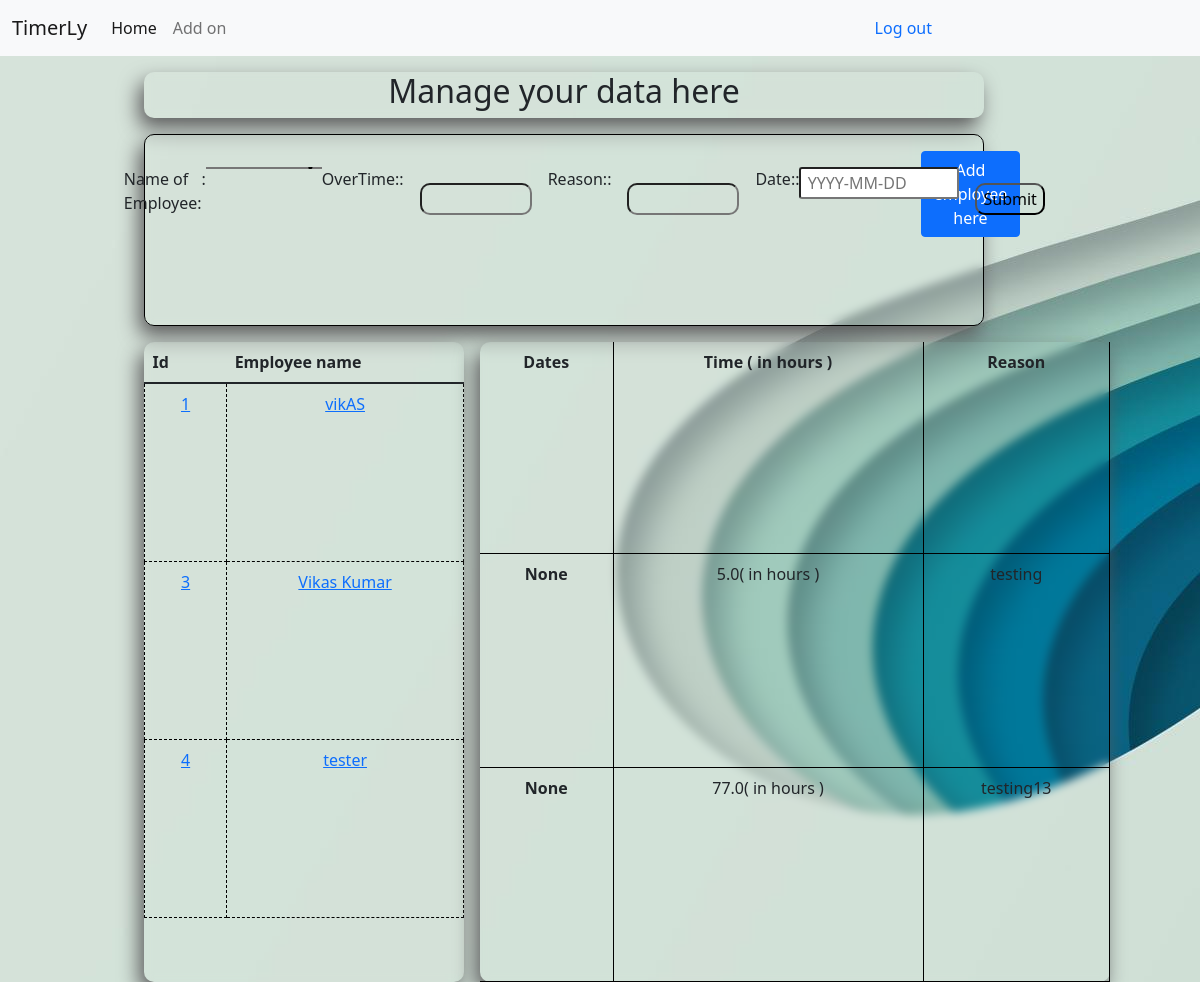
Screenshot of /add_ex/1 (signed in) with the database file from the repository.
### working/models.py (models this page shows, shortened)
class Employee(models.Model):
    user = models.ForeignKey(User, null = True, on_delete = models.CASCADE)
    emp_name = models.CharField(max_length = 250, default = '')
    emp_l_name = models.CharField(max_length = 250, default = '')
    emp_email = models.EmailField(max_length = 250, default = '')
    emp_number = models.IntegerField()
    def __str__(self):
        return self.emp_name

class OverTime(models.Model):
    emp_user = models.ForeignKey(Employee, null = True, on_delete = models.CASCADE)
    overTime = models.FloatField( blank = True, null=True)
    reaion = models.CharField(max_length = 250, blank = True, null=True)
    date_ot = models.DateField(null = True, blank = True)

### working/views.py (the view)
# urls.py: path('add_ex/<int:pk>', views.add_Ot, name = 'add_ex'),
@login_required(login_url='login')
def add_Ot(request, pk = 2):
    emp = Employee.objects.filter(user = request.user)
    forms = OverTimeAdd(request.POST)
    try:
        detail_id = Employee.objects.get(pk = pk)
        datas = OverTime.objects.filter(emp_user = detail_id)
    except:
        return render(request, 'working/html/add_Ot.html')
    if request.method == "POST":
        if forms.is_valid():
            forms.save()
            messages.success(request, 'Successfully Over Time added !')
    contex = {
        'emp': emp,
        'forms': forms,
        'datas' : datas
    }
    return render(request, 'working/html/add_Ot.html', contex)

### working/forms.py
class OverTimeAdd(forms.ModelForm):
    class Meta:
        model = OverTime
        fields = [
            'emp_user',
            'overTime',
            'reaion',
            'date_ot'
        ]
        widgets = {
            'overTime': forms.NumberInput(attrs={'class': 'time-field'}),
            'reaion': forms.TextInput(attrs={'class': 'time-field'}),
            'date_ot': forms.DateInput(attrs = {'class' : 'date_ot', 'placeholder' : ' YYYY-MM-DD'}),
        }
        labels = {
            'emp_user': 'Name of Employee',
            'OverTime': 'OT Time',
            'reaion': 'Reason',
            'date_ot' : 'Date',
        }

### working/templates/working/html/add_Ot.html (shortened to what this page needs)
{% extends 'working/html/base.html' %}
{% block content %}
{% load static %}
<link rel="stylesheet" href="{% static './add.css' %}">
<body>
    <div class="heading-add">
        <h2 class="heading">Manage your data here</h2>
    </div>
    <div class="data-adding">
        <form class = "form-field" method = "POST" >
            {% for form in forms %}
                {{form.label_tag}} : {{ form }}
            {% endfor %}
            <input class= "form-sub" type="submit" value="Submit">
        </form>
            <a href="{% url 'add_employee' %}"><button class = "btn btn-primary emp-button" >Add employee here</button></a>
    </div>
    <div class="employee-list">
            <table width="100%" height="90%" class = "table">
                <thead>
                    <tr>
                        <th class="head">Id</th>
                        <th class="head">Employee name</th>
                    </tr>
                    <tbody>
                        {% for e in emp %}
                        <tr>
                            <td class="detail"><a href="">{{ e.id }}</a></td>
                            <td class="detail"><a href="{% url 'add_ex' e.id %}">{{e.emp_name }}</a></td>
                        </tr>
                        {% endfor %}
                    </tbody>
                </thead>
            </table>
    </div>
    <div class="data-view">
        <table width="100%" height="100%" class = " table">
                <tr>
                    <th class="f head-view head">Dates</th>
                    <th class="f head-view head">Time ( in hours )</th>
                    <th class="f head-view head">Reason</th>
                </tr>
                {% for data in datas %}
                <tr>
                    <th class="f head-view">{{ data.date_ot }}</th>
                    <td class="head-view">{{ data.overTime }}( in hours )</td>
                    <td class="head-view">{{ data.reaion}}</td>
                </tr>
                {% endfor %}
    </div>
</body>
{% endblock %}

### working/static/add.css (style rules this page uses)
body { background-image: url(new.jpg); }
.heading-add { position: relative; display: flex; justify-content: center; height: 70%; width: 70%; margin-left: 12%; border-radius: 10px; margin-top: 1rem; backdrop-filter: blur(5px); box-shadow: -5px 10px 20px rgb(93, 93, 94); }
.data-adding { position: relative; display: flex; margin-top:1rem; border: 1px solid black; justify-content: center; height: 12rem; width: 70%; margin-left: 12%; backdrop-filter: blur(5px); box-shadow: -5px 10px 20px rgb(93, 93, 94); border-radius: 10px; }
.employee-list { position: relative; display: flex; float: left; backdrop-filter: blur(5px); box-shadow: -5px 10px 20px rgb(93, 93, 94); height:40rem; width:20rem; margin-top:1rem; margin-left: 12%; border-radius: 10px; }
.data-view { position: relative; display: flex; float: left; justify-content: left; backdrop-filter: blur(5px); box-shadow: -5px 10px 20px rgb(93, 93, 94); border-radius: 10px; height:40rem; width:52.5%; margin-top:1rem; margin-left:1rem; }
.detail { border: 1px dashed black; text-align: center; height: 100px; width: 30px; border-radius: 10px; }
.time-field, .form-sub, .form-add { position:relative; display: inline; float: left; margin-top:1rem; height: 2rem; width:7rem; margin: 1rem; background-color: transparent; border-radius : 10px; }
.form-field { position:relative; display: flex; width:97%; height: 10%; padding: 2rem; }
.head-view { position: relative; border: 1px solid black; text-align: center; border-top: none; border-left:none; bottom: 50%; padding: 20px; }
.table { border-collapse: collapse; }
.date_ot { height:2rem; width: 10rem; border-radius: 3px; }
.emp-button { margin:1rem; }

### rows the page displays
Employee: id "1", emp_name "vikAS"
Employee: id "3", emp_name "Vikas Kumar"
Employee: id "4", emp_name "tester"
OverTime: date_ot "None", overTime "5.0", reaion "testing"
OverTime: date_ot "None", overTime "77.0", reaion "testing13"
